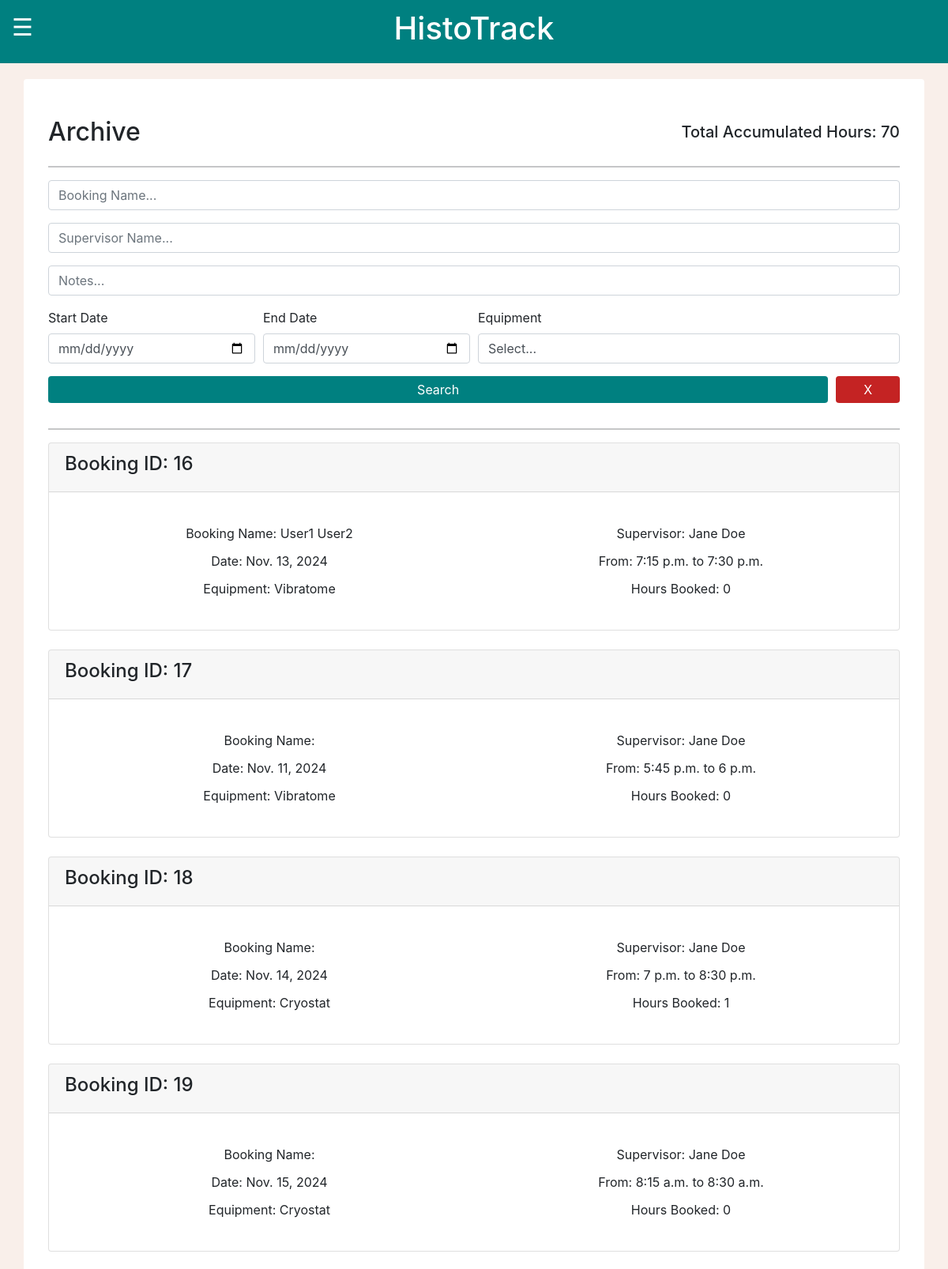
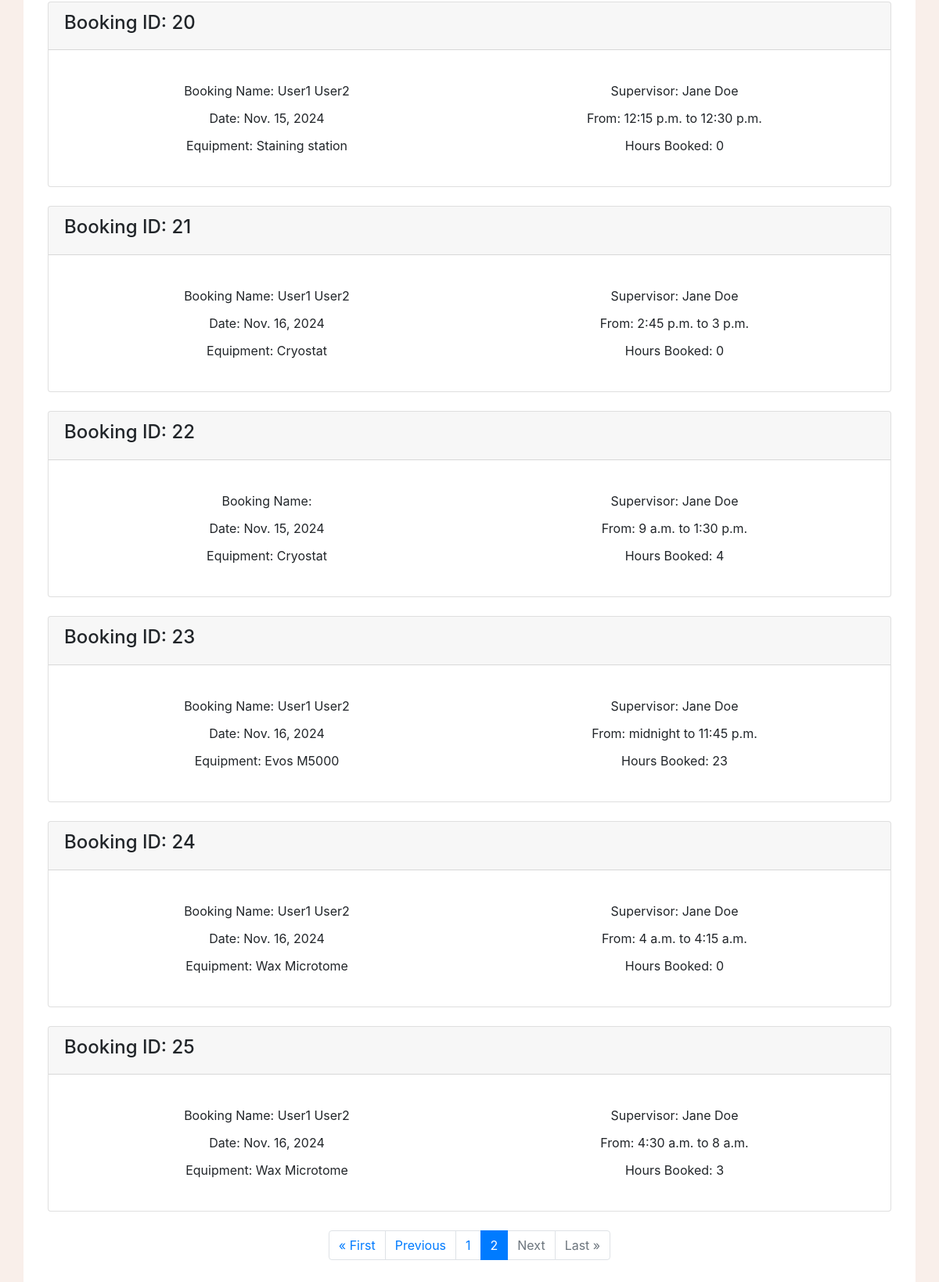
The app's page /MCalendar/archive/?page=2 (signed in) with its own data (2 pictures, top to bottom).
### MCalendar/models.py (models this page shows, shortened)
class Event(models.Model):
    invoiceRef = models.CharField(max_length=10, default="None")
    bookingName = models.CharField(max_length=80)
    supervisorName = models.CharField(max_length=80)
    email = models.EmailField()
    bookingDate = models.DateField()
    startTime = models.TimeField()
    finishTime = models.TimeField()
    notes = models.TextField(max_length = 1000)
    equipment = models.CharField(max_length=100, default='Not specified')
    totalTime = models.IntegerField(default=0)
    hourlyRate = models.DecimalField(max_digits=10, decimal_places=2, default=0.00)

### MCalendar/views.py (the view)
# urls.py: path("archive/", views.archivePage, name="archivePage"),
@login_required
def archivePage(request):
    if request.user.is_superuser:
        eventList = Event.objects.all()
        equipmentList = Equipment.objects.all()
        bookingName = request.GET.get('bookingName')
        supervisorName = request.GET.get('supervisorName')
        notes = request.GET.get('notes')
        dateMin = request.GET.get('dateMin')
        dateMax = request.GET.get('dateMax')
        equipment = request.GET.get('equipment')
        if archiveValidQuery(bookingName):
            eventList = eventList.filter(bookingName__icontains=bookingName)
        if archiveValidQuery(supervisorName):
            eventList = eventList.filter(supervisorName__icontains=supervisorName)
        if archiveValidQuery(notes):
            eventList = eventList.filter(notes__icontains=notes)
        if archiveValidQuery(dateMin):
            eventList = eventList.filter(bookingDate__gte=dateMin)
        if archiveValidQuery(dateMax):
            eventList = eventList.filter(bookingDate__lte=dateMax)
        if archiveValidQuery(equipment) and equipment != 'Select...':
            eventList = eventList.filter(equipment__contains=equipment)
        totalHours = 0
        for x in eventList:
            totalHours += x.totalTime
        paginator = Paginator(eventList, 10)
        pageNumber = request.GET.get('page')
        pageObj = paginator.get_page(pageNumber)
        context = {
            'eventList': eventList,
            'equipmentList': equipmentList,
            'totalHours': totalHours,
            'pageObj': pageObj,
        }
        return render(request, 'archive.html', context)
    else:
        messages.success(request, "Please log in before entering that page! Admin access only.")
        logout(request)
        return redirect("loginPage")

### MCalendar/models.py (called while the page is built)
    def __str__(self):
        return self.equipmentName

### MCalendar/views.py (called while the page is built)
def archiveValidQuery(param): # createBilling is using this aswell to sort through filters. Thanks!
    return param != '' and param is not None

### MCalendar/templates/archive.html (shortened to what this page needs)
{% load static %}
<head>
    <link rel="stylesheet" href="https://cdnjs.cloudflare.com/ajax/libs/jquery/3.2.1/jquery.min.js">
    <link rel="stylesheet" href="https://cdn.jsdelivr.net/npm/bootstrap@5.0.0-alpha1/dist/js/bootstrap.bundle.min.js">
    <link rel="stylesheet" href="https://cdn.jsdelivr.net/npm/bootstrap@5.0.0-alpha1/dist/css/bootstrap.min.css">
    <link rel="stylesheet" href="https://cdn.jsdelivr.net/npm/bootstrap@4.6.2/dist/css/bootstrap.min.css">
    <link rel="stylesheet" href="{% static 'global.css' %}">
</head>
<body>
<div class="container-fluid text-white topbar">
    <div class="row">
        <div class="col-2 container-fluid text-left">
        <span class="sidebarButton" onclick="toggleNav()">&#9776;</span>
        </div>
        <div class="col-8 container-fluid text-center h1">
            <span>HistoTrack</span>
        </div>
        <div class="col-2"></div>
    </div>
</div>
<div class="container rounded bg-white mt-5 mb-5">
    <div class="row">
        <div class="col-md-12">
            <div class="p-3 py-5">
                <div class="d-flex justify-content-between align-items-center mb-3">
                    <h2 class="text-right">Archive</h2>
                    <h5 class="text-right">Total Accumulated Hours: {{ totalHours }} </h5>
                </div>
                <hr>
                <form method="GET" action=".">
                    <div class="form-row">
                        <div class="form-group col-12">
                            <div class="input-group">
                                <input class="form-control py-2" type="search" name="bookingName" placeholder="Booking Name..." />
                            </div>
                        </div>
                    </div>
                    <div class="form-row">
                        <div class="form-group col-12">
                            <div class="input-group">
                                <input class="form-control py-2" type="search" name="supervisorName" placeholder="Supervisor Name..." />
                            </div>
                        </div>
                    </div>
                    <div class="form-row">
                        <div class="form-group col-12">
                            <div class="input-group">
                                <input class="form-control py-2" type="search" name="notes" placeholder="Notes..." />
                            </div>
                        </div>
                    </div>
                    <div class="form-row">
                        <div class="form-group col-md-3 col-lg-3">
                            <label for="startDate">Start Date</label>
                            <input type="date" class="form-control" id="startDate" name="dateMin">
                        </div>
                        <div class="form-group col-md-3 col-lg-3">
                            <label for="endDate">End Date</label>
                            <input type="date" class="form-control" id="endDate" name="dateMax">
                        </div>
                        <div class="form-group col-md-6">
                            <label for="equipment">Equipment</label>
                            <select id="equipment" class="form-control" name="equipment">
                                <option selected>Select...</option>
                            </select>
                        </div>
                    </div>
                    <div class="form-row">
                        <div class="form-group col-md-11 col-lg-11">
                            <button type="submit" class="btn btn-block btn-sty">Search</button>
                        </div>
                        <div class="form-group col-md-1 col-lg-1">
                            <button type="submit" class="btn btn-block btn-sty" style="background: #c42323;">X</button>
                        </div>
                    </div>
                </form>
                <hr>
                {% for event in pageObj %}
                <div class="card">
                    <div class="card-header">
                        <div class="d-flex justify-content-between align-items-center">
                            <h4>Booking ID: {{ event.id }}</h4>
                        </div>
                    </div>
                    <div class="card-body">
                        <p class="card-text">
                            <div class="details">
                                <div class="detailsListItem">Booking Name: {{ event.bookingName }}</div>
                                <div class="detailsListItem">Supervisor: {{ event.supervisorName }}</div>
                                <div class="detailsListItem">Date: {{ event.bookingDate }}</div>
                                <div class="detailsListItem">From: {{ event.startTime }} to {{ event.finishTime }}</div>
                                <div class="detailsListItem">Equipment: {{ event.equipment }}</div>
                                <div class="detailsListItem">Hours Booked: {{ event.totalTime }}</div>
                            </div>
                        </p>
                    </div>
                </div>
                <br>
                {% endfor %}
                {% if pageObj.has_other_pages %}
                <nav aria-label="Page navigation">
                    <ul class="pagination justify-content-center">
                        {% if pageObj.has_previous %}
                            <li class="page-item">
                                <a class="page-link" href="?page=1" aria-label="First">&laquo; First</a>
                            </li>
                            <li class="page-item">
                                <a class="page-link" href="?page={{ pageObj.previous_page_number }}" aria-label="Previous">Previous</a>
                            </li>
                        {% else %}
                            <li class="page-item disabled"><span class="page-link">&laquo; First</span></li>
                            <li class="page-item disabled"><span class="page-link">Previous</span></li>
                        {% endif %}
                        {% for num in pageObj.paginator.page_range %}
                            {% if pageObj.number == num %}
                                <li class="page-item active"><span class="page-link">{{ num }}</span></li>
                            {% elif num > pageObj.number|add:'-3' and num < pageObj.number|add:'3' %}
                                <li class="page-item"><a class="page-link" href="?page={{ num }}">{{ num }}</a></li>
                            {% endif %}
                        {% endfor %}
                        {% if pageObj.has_next %}
                            <li class="page-item">
                                <a class="page-link" href="?page={{ pageObj.next_page_number }}" aria-label="Next">Next</a>
                            </li>
                            <li class="page-item">
                                <a class="page-link" href="?page={{ pageObj.paginator.num_pages }}" aria-label="Last">Last &raquo;</a>
                            </li>
                        {% else %}
                            <li class="page-item disabled"><span class="page-link">Next</span></li>
                            <li class="page-item disabled"><span class="page-link">Last &raquo;</span></li>
                        {% endif %}
                    </ul>
                </nav>
                {% endif %}
            </div>
        </div>
    </div>
</div>
<br>
</body>

### MCalendar/static/global.css (style rules this page uses)
body { background: #f9efea; margin-top:100px; padding-bottom: 5px !important; height: 100%; }
a { text-decoration:none !important; }
.btn-sty { color: #ffffff; background: #008080; box-shadow: none; border: none; padding: 5px; padding-left: 10px; padding-right: 10px; }
.topbar { height: 80px; max-height: 80px; align-content:center; position: fixed; top:0; z-index: 100; background-color: #008080; cursor:default; }
.sidebarButton { font-size:30px; cursor:pointer; }
.details { margin: 10px 0; display: grid; grid-template-columns: 50% 50%; gap: 3px }
.detailsListItem { list-style-type: none; margin: auto; padding: 4px 0; }

### records on screen
Event: id "16", bookingName "User1 User2", supervisorName "Jane Doe", bookingDate "Nov. 13, 2024", startTime "7:15 p.m.", finishTime "7:30 p.m.", equipment "Vibratome", totalTime "0"
Event: id "17", supervisorName "Jane Doe", bookingDate "Nov. 11, 2024", startTime "5:45 p.m.", finishTime "6 p.m.", equipment "Vibratome", totalTime "0"
Event: id "18", supervisorName "Jane Doe", bookingDate "Nov. 14, 2024", startTime "7 p.m.", finishTime "8:30 p.m.", equipment "Cryostat", totalTime "1"
Event: id "19", supervisorName "Jane Doe", bookingDate "Nov. 15, 2024", startTime "8:15 a.m.", finishTime "8:30 a.m.", equipment "Cryostat", totalTime "0"
Event: id "20", bookingName "User1 User2", supervisorName "Jane Doe", bookingDate "Nov. 15, 2024", startTime "12:15 p.m.", finishTime "12:30 p.m.", equipment "Staining station", totalTime "0"
Event: id "21", bookingName "User1 User2", supervisorName "Jane Doe", bookingDate "Nov. 16, 2024", startTime "2:45 p.m.", finishTime "3 p.m.", equipment "Cryostat", totalTime "0"
Event: id "22", supervisorName "Jane Doe", bookingDate "Nov. 15, 2024", startTime "9 a.m.", finishTime "1:30 p.m.", equipment "Cryostat", totalTime "4"
Event: id "23", bookingName "User1 User2", supervisorName "Jane Doe", bookingDate "Nov. 16, 2024", startTime "midnight", finishTime "11:45 p.m.", equipment "Evos M5000", totalTime "23"
Event: id "24", bookingName "User1 User2", supervisorName "Jane Doe", bookingDate "Nov. 16, 2024", startTime "4 a.m.", finishTime "4:15 a.m.", equipment "Wax Microtome", totalTime "0"
Event: id "25", bookingName "User1 User2", supervisorName "Jane Doe", bookingDate "Nov. 16, 2024", startTime "4:30 a.m.", finishTime "8 a.m.", equipment "Wax Microtome", totalTime "3"

### other values on screen
{{ totalHours }} "70"
{{ num }} "1"
{{ num }} "2"
